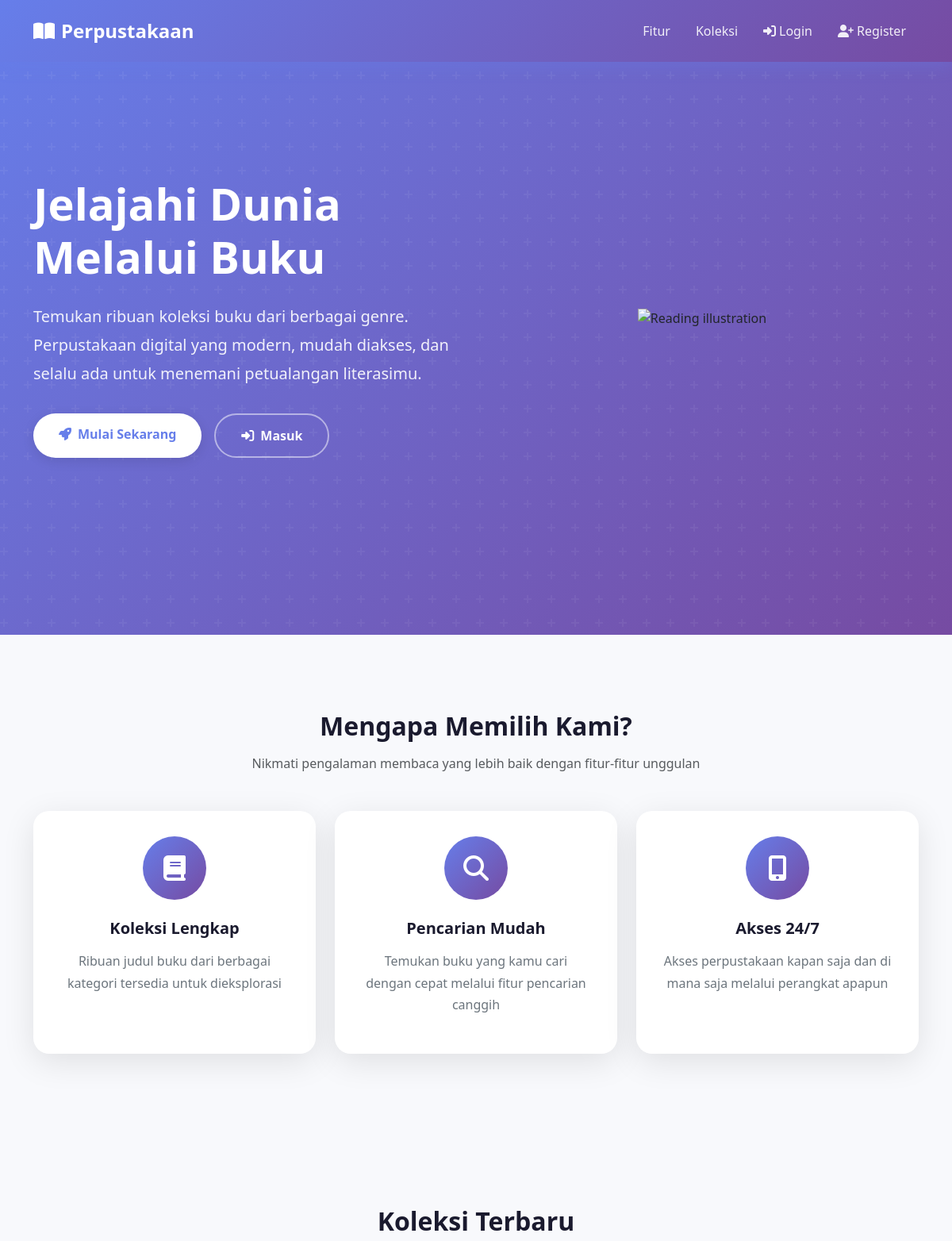
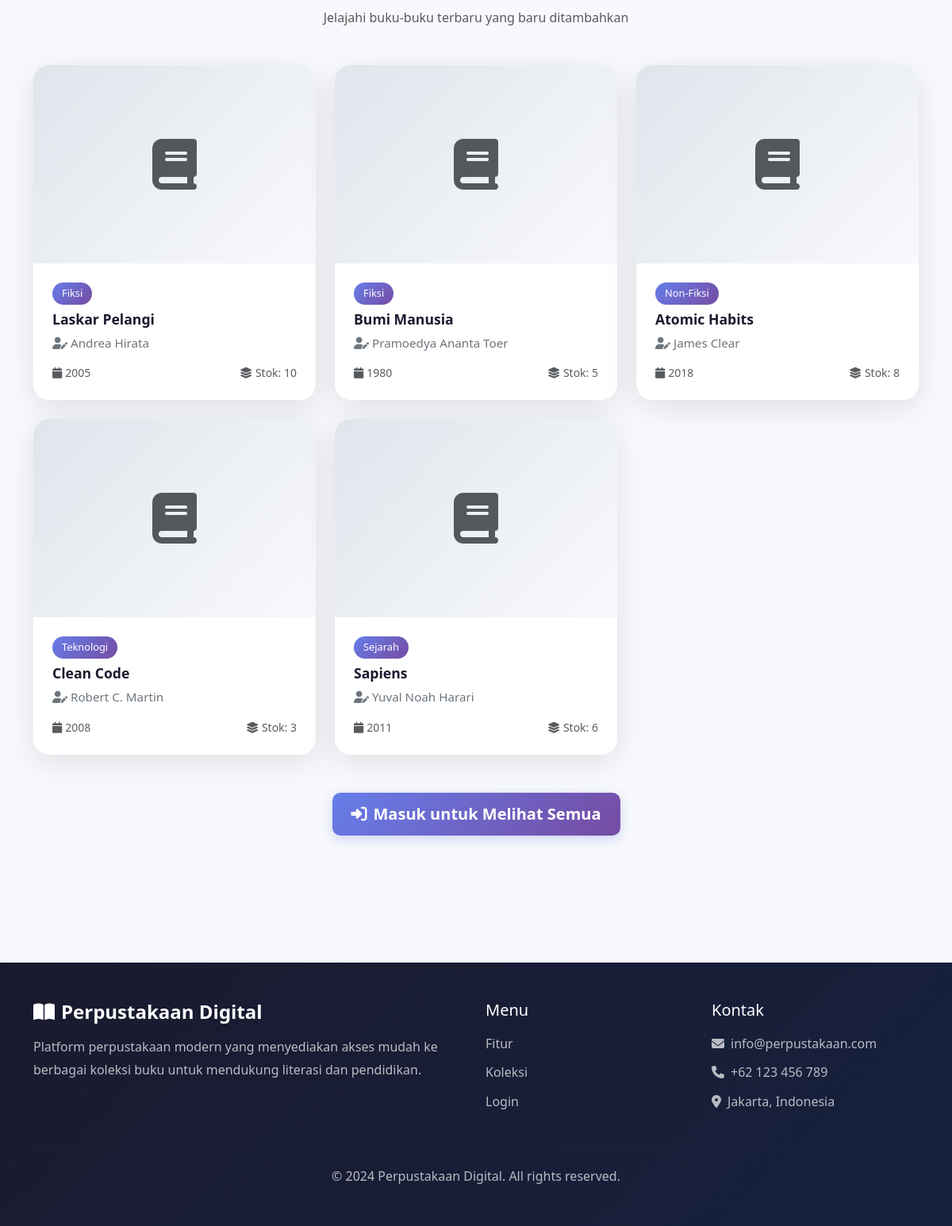
The page / on the database its author committed (2 pictures, top to bottom).
### tables this page shows
CREATE TABLE IF NOT EXISTS book (
    id INT PRIMARY KEY AUTO_INCREMENT,
    title VARCHAR(255) NOT NULL,
    author VARCHAR(255) NOT NULL,
    cover VARCHAR(255) DEFAULT NULL,
    publisher VARCHAR(255) NOT NULL,
    year INT NOT NULL,
    stock INT NOT NULL DEFAULT 0,
    category_id INT NOT NULL,
    created_at TIMESTAMP DEFAULT CURRENT_TIMESTAMP,
    FOREIGN KEY (category_id) REFERENCES category(id) ON DELETE RESTRICT
);

CREATE TABLE IF NOT EXISTS category (
    id INT PRIMARY KEY AUTO_INCREMENT,
    name VARCHAR(255) NOT NULL,
    created_at TIMESTAMP DEFAULT CURRENT_TIMESTAMP
);

### config.php (called while the page is built, shortened)
<?php
function isLoggedIn()
{
    return isset($_SESSION['user_id']);
}
?>

### index.php (the view, shortened to what this page needs)
<?php
require_once 'config.php';
$books_query = "SELECT b.*, c.name as category_name FROM book b LEFT JOIN category c ON b.category_id = c.id ORDER BY b.created_at DESC LIMIT 6";
$books_result = mysqli_query($conn, $books_query);
?>
<!DOCTYPE html>
<html lang="id">
<head>
    <link rel="stylesheet" href="css/bootstrap.min.css">
    <link rel="stylesheet" href="css/style.css">
    <link rel="stylesheet" href="https://cdnjs.cloudflare.com/ajax/libs/font-awesome/6.4.0/css/all.min.css">
</head>
<body>
    <nav class="navbar navbar-expand-lg navbar-custom fixed-top">
        <div class="container">
            <a class="navbar-brand" href="index.php">
                <i class="fas fa-book-open"></i>
                Perpustakaan
            </a>
            <div class="collapse navbar-collapse" id="navbarNav">
                <ul class="navbar-nav ms-auto">
                    <li class="nav-item">
                        <a class="nav-link" href="#features">Fitur</a>
                    </li>
                    <li class="nav-item">
                        <a class="nav-link" href="#books">Koleksi</a>
                    </li>
                    <?php if (isLoggedIn()): ?>
                        <li class="nav-item">
                            <a class="nav-link" href="<?= isAdmin() ? 'dashboard_admin.php' : 'dashboard.php' ?>">
                                <i class="fas fa-tachometer-alt me-1"></i>Dashboard
                            </a>
                        </li>
                        <li class="nav-item">
                            <a class="nav-link" href="logout.php">
                                <i class="fas fa-sign-out-alt me-1"></i>Logout
                            </a>
                        </li>
                    <?php else: ?>
                        <li class="nav-item">
                            <a class="nav-link" href="login.php">
                                <i class="fas fa-sign-in-alt me-1"></i>Login
                            </a>
                        </li>
                        <li class="nav-item">
                            <a class="nav-link" href="register.php">
                                <i class="fas fa-user-plus me-1"></i>Register
                            </a>
                        </li>
                    <?php endif; ?>
                </ul>
            </div>
        </div>
    </nav>
    <section class="hero-section">
        <div class="container">
            <div class="row align-items-center">
                <div class="col-lg-6 hero-content">
                    <h1 class="hero-title fade-in-up">
                        Jelajahi Dunia Melalui Buku
                    </h1>
                    <p class="hero-subtitle fade-in-up delay-1">
                        Temukan ribuan koleksi buku dari berbagai genre. Perpustakaan digital yang modern,
                        mudah diakses, dan selalu ada untuk menemani petualangan literasimu.
                    </p>
                    <div class="d-flex gap-3 fade-in-up delay-2">
                        <?php if (isLoggedIn()): ?>
                            <a href="<?= isAdmin() ? 'dashboard_admin.php' : 'dashboard.php' ?>"
                                class="btn btn-custom-primary">
                                <i class="fas fa-arrow-right me-2"></i>Ke Dashboard
                            </a>
                        <?php else: ?>
                            <a href="register.php" class="btn btn-custom-primary">
                                <i class="fas fa-rocket me-2"></i>Mulai Sekarang
                            </a>
                            <a href="login.php" class="btn btn-custom-secondary">
                                <i class="fas fa-sign-in-alt me-2"></i>Masuk
                            </a>
                        <?php endif; ?>
                    </div>
                </div>
                <div class="col-lg-6 d-none d-lg-block text-center fade-in-up delay-3">
                    <img src="https://illustrations.popsy.co/violet/student-reading-a-book.svg"
                        alt="Reading illustration" style="max-width: 100%; height: auto;">
                </div>
            </div>
        </div>
    </section>
    <section id="features" class="py-5" style="background: var(--light-bg);">
        <div class="container py-5">
            <div class="text-center mb-5">
                <h2 class="fw-bold mb-3" style="color: var(--dark-color);">Mengapa Memilih Kami?</h2>
                <p class="text-muted">Nikmati pengalaman membaca yang lebih baik dengan fitur-fitur unggulan</p>
            </div>
            <div class="row g-4">
                <div class="col-md-4">
                    <div class="feature-card fade-in-up">
                        <div class="feature-icon">
                            <i class="fas fa-book"></i>
                        </div>
                        <h4 class="feature-title">Koleksi Lengkap</h4>
                        <p class="feature-desc">
                            Ribuan judul buku dari berbagai kategori tersedia untuk dieksplorasi
                        </p>
                    </div>
                </div>
                <div class="col-md-4">
                    <div class="feature-card fade-in-up delay-1">
                        <div class="feature-icon">
                            <i class="fas fa-search"></i>
                        </div>
                        <h4 class="feature-title">Pencarian Mudah</h4>
                        <p class="feature-desc">
                            Temukan buku yang kamu cari dengan cepat melalui fitur pencarian canggih
                        </p>
                    </div>
                </div>
                <div class="col-md-4">
                    <div class="feature-card fade-in-up delay-2">
                        <div class="feature-icon">
                            <i class="fas fa-mobile-alt"></i>
                        </div>
                        <h4 class="feature-title">Akses 24/7</h4>
                        <p class="feature-desc">
                            Akses perpustakaan kapan saja dan di mana saja melalui perangkat apapun
                        </p>
                    </div>
                </div>
            </div>
        </div>
    </section>
    <section id="books" class="py-5">
        <div class="container py-5">
            <div class="text-center mb-5">
                <h2 class="fw-bold mb-3" style="color: var(--dark-color);">Koleksi Terbaru</h2>
                <p class="text-muted">Jelajahi buku-buku terbaru yang baru ditambahkan</p>
            </div>
            <div class="row g-4">
                <?php if (mysqli_num_rows($books_result) > 0): ?>
                    <?php while ($book = mysqli_fetch_assoc($books_result)): ?>
                        <div class="col-md-6 col-lg-4">
                            <div class="book-card fade-in-up">
                                <?php if ($book['cover']): ?>
                                    <img src="uploads/<?= htmlspecialchars($book['cover']) ?>"
                                        alt="<?= htmlspecialchars($book['title']) ?>" class="book-cover">
                                <?php else: ?>
                                    <div class="book-cover d-flex align-items-center justify-content-center">
                                        <i class="fas fa-book fa-4x text-muted"></i>
                                    </div>
                                <?php endif; ?>
                                <div class="card-body">
                                    <span class="book-category"><?= htmlspecialchars($book['category_name'] ?? 'Umum') ?></span>
                                    <h5 class="book-title mt-2"><?= htmlspecialchars($book['title']) ?></h5>
                                    <p class="book-author">
                                        <i class="fas fa-user-edit me-1"></i><?= htmlspecialchars($book['author']) ?>
                                    </p>
                                    <div class="d-flex justify-content-between align-items-center">
                                        <small class="text-muted">
                                            <i class="fas fa-calendar me-1"></i><?= $book['year'] ?>
                                        </small>
                                        <small class="text-muted">
                                            <i class="fas fa-layer-group me-1"></i>Stok: <?= $book['stock'] ?>
                                        </small>
                                    </div>
                                </div>
                            </div>
                        </div>
                    <?php endwhile; ?>
                <?php endif; ?>
            </div>
            <?php if (mysqli_num_rows($books_result) > 0): ?>
                <div class="text-center mt-5">
                    <?php if (isLoggedIn()): ?>
                        <a href="<?= isAdmin() ? 'list_book.php' : 'dashboard.php' ?>" class="btn btn-gradient btn-lg">
                            <i class="fas fa-book-open me-2"></i>Lihat Semua Buku
                        </a>
                    <?php else: ?>
                        <a href="login.php" class="btn btn-gradient btn-lg">
                            <i class="fas fa-sign-in-alt me-2"></i>Masuk untuk Melihat Semua
                        </a>
                    <?php endif; ?>
                </div>
            <?php endif; ?>
        </div>
    </section>
    <footer class="footer">
        <div class="container">
            <div class="row">
                <div class="col-lg-6 mb-4 mb-lg-0">
                    <h4 class="footer-brand">
                        <i class="fas fa-book-open me-2"></i>Perpustakaan Digital
                    </h4>
                    <p class="footer-text">
                        Platform perpustakaan modern yang menyediakan akses mudah ke berbagai koleksi buku
                        untuk mendukung literasi dan pendidikan.
                    </p>
                </div>
                <div class="col-lg-3 col-md-6 mb-4 mb-lg-0">
                    <h5 class="text-white mb-3">Menu</h5>
                    <ul class="list-unstyled footer-text">
                        <li class="mb-2"><a href="#features" class="text-decoration-none footer-text">Fitur</a></li>
                        <li class="mb-2"><a href="#books" class="text-decoration-none footer-text">Koleksi</a></li>
                        <li class="mb-2"><a href="login.php" class="text-decoration-none footer-text">Login</a></li>
                    </ul>
                </div>
                <div class="col-lg-3 col-md-6">
                    <h5 class="text-white mb-3">Kontak</h5>
                    <ul class="list-unstyled footer-text">
                        <li class="mb-2"><i class="fas fa-envelope me-2"></i>info@perpustakaan.com</li>
                        <li class="mb-2"><i class="fas fa-phone me-2"></i>+62 123 456 789</li>
                        <li class="mb-2"><i class="fas fa-map-marker-alt me-2"></i>Jakarta, Indonesia</li>
                    </ul>
                </div>
            </div>
            <hr class="my-4" style="border-color: rgba(255,255,255,0.1);">
            <div class="text-center footer-text">
                <p class="mb-0">&copy; 2024 Perpustakaan Digital. All rights reserved.</p>
            </div>
        </div>
    </footer>
</body>
</html>

### css/style.css (style rules this page uses)
:root { --primary-gradient: linear-gradient(135deg, #667eea 0%, #764ba2 100%); --secondary-gradient: linear-gradient(135deg, #f093fb 0%, #f5576c 100%); --dark-gradient: linear-gradient(135deg, #1a1a2e 0%, #16213e 100%); --primary-color: #667eea; --secondary-color: #764ba2; --accent-color: #f093fb; --dark-color: #1a1a2e; --light-bg: #f8f9fc; --card-shadow: 0 10px 40px rgba(0, 0, 0, 0.1); --card-shadow-hover: 0 20px 60px rgba(0, 0, 0, 0.15); }
* { margin: 0; padding: 0; box-sizing: border-box; }
body { font-family: 'Segoe UI', Tahoma, Geneva, Verdana, sans-serif; background: var(--light-bg); min-height: 100vh; }
.navbar-custom { background: var(--primary-gradient) !important; box-shadow: 0 4px 20px rgba(102, 126, 234, 0.3); padding: 1rem 0; }
.navbar-custom .navbar-brand { font-weight: 700; font-size: 1.5rem; color: white !important; display: flex; align-items: center; gap: 0.5rem; }
.navbar-custom .nav-link { color: rgba(255, 255, 255, 0.9) !important; font-weight: 500; padding: 0.5rem 1rem !important; border-radius: 8px; transition: all 0.3s ease; }
.hero-section { background: var(--primary-gradient); min-height: 100vh; display: flex; align-items: center; position: relative; overflow: hidden; }
.hero-section::before { content: ''; position: absolute; top: 0; left: 0; right: 0; bottom: 0; }
.hero-content { position: relative; z-index: 1; }
.hero-title { font-size: 3.5rem; font-weight: 800; color: white; margin-bottom: 1.5rem; line-height: 1.2; }
.hero-subtitle { font-size: 1.25rem; color: rgba(255, 255, 255, 0.9); margin-bottom: 2rem; line-height: 1.8; }
.btn-custom-primary { background: white; color: var(--primary-color); border: none; padding: 0.875rem 2rem; font-weight: 600; border-radius: 50px; transition: all 0.3s ease; box-shadow: 0 4px 15px rgba(0, 0, 0, 0.1); }
.btn-custom-secondary { background: transparent; color: white; border: 2px solid rgba(255, 255, 255, 0.5); padding: 0.875rem 2rem; font-weight: 600; border-radius: 50px; transition: all 0.3s ease; }
.btn-gradient { background: var(--primary-gradient); color: white; border: none; padding: 0.75rem 1.5rem; font-weight: 600; border-radius: 10px; transition: all 0.3s ease; box-shadow: 0 4px 15px rgba(102, 126, 234, 0.3); }
.feature-card { background: white; border-radius: 20px; padding: 2rem; text-align: center; box-shadow: var(--card-shadow); transition: all 0.3s ease; height: 100%; }
.feature-icon { width: 80px; height: 80px; background: var(--primary-gradient); border-radius: 50%; display: flex; align-items: center; justify-content: center; margin: 0 auto 1.5rem; font-size: 2rem; color: white; }
.feature-title { font-size: 1.25rem; font-weight: 700; color: var(--dark-color); margin-bottom: 1rem; }
.feature-desc { color: #6c757d; line-height: 1.7; }
.book-card { background: white; border-radius: 20px; overflow: hidden; box-shadow: var(--card-shadow); transition: all 0.3s ease; height: 100%; }
.book-cover { width: 100%; height: 250px; object-fit: cover; background: linear-gradient(135deg, #e0e5ec 0%, #f8f9fc 100%); }
.book-card .card-body { padding: 1.5rem; }
.book-title { font-size: 1.1rem; font-weight: 700; color: var(--dark-color); margin-bottom: 0.5rem; display: -webkit-box; -webkit-line-clamp: 2; -webkit-box-orient: vertical; overflow: hidden; }
.book-author { color: #6c757d; font-size: 0.95rem; margin-bottom: 1rem; }
.book-category { display: inline-block; background: var(--primary-gradient); color: white; padding: 0.25rem 0.75rem; border-radius: 50px; font-size: 0.8rem; font-weight: 500; }
.footer { background: var(--dark-gradient); color: white; padding: 3rem 0; margin-top: 4rem; }
.footer-brand { font-size: 1.5rem; font-weight: 700; margin-bottom: 1rem; }
.footer-text { color: rgba(255, 255, 255, 0.7); line-height: 1.8; }
.fade-in-up { animation: fadeInUp 0.6s ease forwards; }
.delay-1 { animation-delay: 0.1s; }
.delay-2 { animation-delay: 0.2s; }
.delay-3 { animation-delay: 0.3s; }

### rows shown on the page
book: category.name "Fiksi", title "Laskar Pelangi", author "Andrea Hirata", year "2005", stock "10"
book: category.name "Fiksi", title "Bumi Manusia", author "Pramoedya Ananta Toer", year "1980", stock "5"
book: category.name "Non-Fiksi", title "Atomic Habits", author "James Clear", year "2018", stock "8"
book: category.name "Teknologi", title "Clean Code", author "Robert C. Martin", year "2008", stock "3"
book: category.name "Sejarah", title "Sapiens", author "Yuval Noah Harari", year "2011", stock "6"
